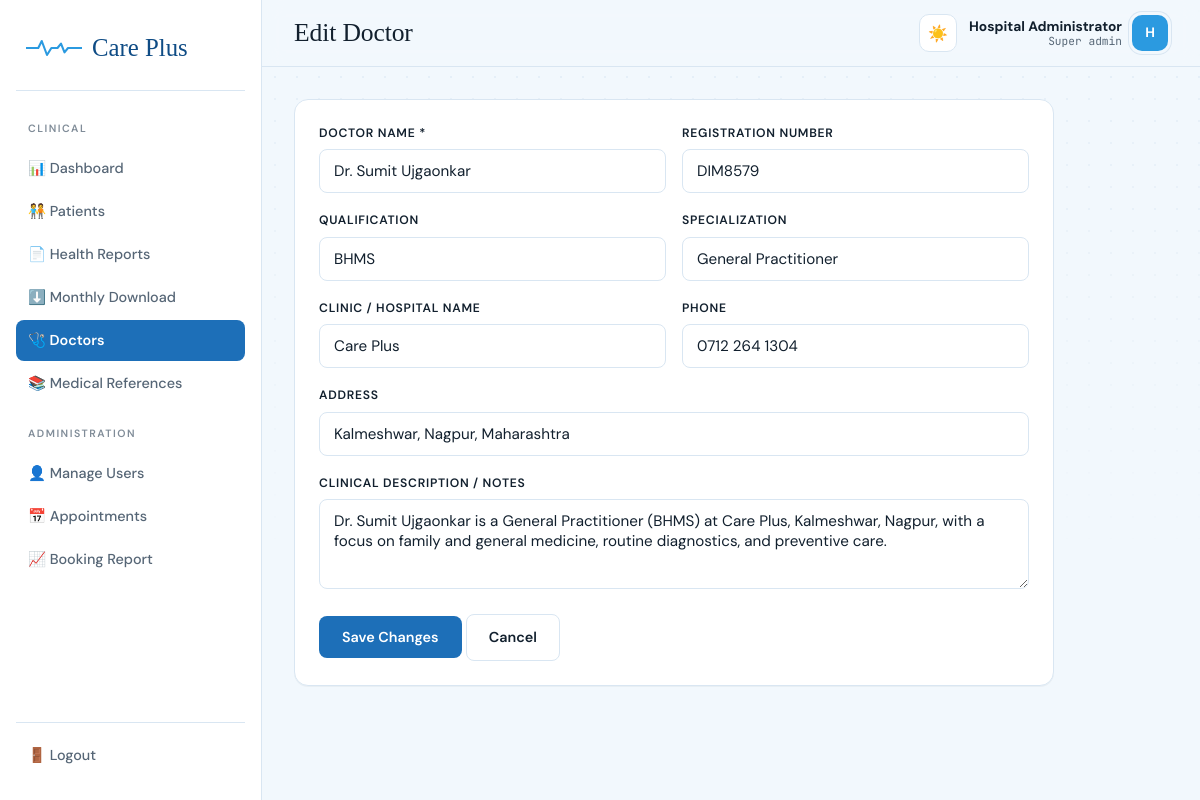
/admin/edit_doctor.php?id=1 (signed in), run on the app's committed database.
### tables this page shows
CREATE TABLE doctors (
    doctor_id       INT AUTO_INCREMENT PRIMARY KEY,
    full_name       VARCHAR(100) NOT NULL,
    registration_no VARCHAR(50),
    qualification   VARCHAR(150),
    specialization  VARCHAR(150),
    clinic_name     VARCHAR(150),
    phone           VARCHAR(20),
    address         VARCHAR(255),
    description     TEXT,                  
    created_at      TIMESTAMP DEFAULT CURRENT_TIMESTAMP
);

### includes/functions.php (called while the page is built, shortened)
<?php
function e($value) {
    return htmlspecialchars($value ?? '', ENT_QUOTES, 'UTF-8');
}

### admin/edit_doctor.php (the view, shortened to what this page needs)
<?php
require_once __DIR__ . '/../config/config.php';
$id = (int) ($_GET['id'] ?? 0);
$stmt = $pdo->prepare("SELECT * FROM doctors WHERE doctor_id = ?");
$stmt->execute([$id]);
$doctor = $stmt->fetch();
require __DIR__ . '/../includes/header_admin.php';
?>
<div class="card" style="max-width:760px;">
  <form method="post" novalidate>
    <div class="field-row">
      <div class="field"><label>Doctor name *</label><input type="text" name="full_name" required value="<?= e($doctor['full_name']) ?>"></div>
      <div class="field"><label>Registration number</label><input type="text" name="registration_no" value="<?= e($doctor['registration_no']) ?>"></div>
    </div>
    <div class="field-row">
      <div class="field"><label>Qualification</label><input type="text" name="qualification" value="<?= e($doctor['qualification']) ?>"></div>
      <div class="field"><label>Specialization</label><input type="text" name="specialization" value="<?= e($doctor['specialization']) ?>"></div>
    </div>
    <div class="field-row">
      <div class="field"><label>Clinic / Hospital name</label><input type="text" name="clinic_name" value="<?= e($doctor['clinic_name']) ?>"></div>
      <div class="field"><label>Phone</label><input type="text" name="phone" value="<?= e($doctor['phone']) ?>"></div>
    </div>
    <div class="field"><label>Address</label><input type="text" name="address" value="<?= e($doctor['address']) ?>"></div>
    <div class="field"><label>Clinical description / notes</label><textarea name="description"><?= e($doctor['description']) ?></textarea></div>
    <button type="submit" class="btn btn-primary">Save Changes</button>
    <a href="doctors.php" class="btn btn-outline">Cancel</a>
  </form>
</div>
<?php require __DIR__ . '/../includes/footer.php'; ?>

### assets/css/style.css (style rules this page uses)
:root { --ink: #12202E; --ink-soft: #566676; --bg: #F2F8FD; --surface: #FFFFFF; --line: #D9E6F2; --primary: #1D6FB8; --primary-dk: #0F4C85; --primary-lt: #E3F1FC; --accent: #2B9AE0; --accent-dk: #1676B5; --amber: #A9710F; --amber-bg: #FBF1DA; --coral: #BE3A2B; --coral-bg: #FBE9E5; --mint: #1E8A5F; --mint-bg: #E3F3EA; --radius-sm: 8px; --radius-md: 14px; --radius-lg: 22px; --shadow-sm: 0 1px 0 rgba(18,32,46,.04); --shadow-md: 0 6px 20px -8px rgba(18,32,46,.18); --shadow-lg: 0 24px 50px -20px rgba(18,32,46,.30); --font-display: 'Instrument Serif', Georgia, serif; --font-body: 'DM Sans', -apple-system, BlinkMacSystemFont, 'Segoe UI', sans-serif; --font-mono: 'JetBrains Mono', 'SFMono-Regular', monospace; --font-deva: 'Noto Sans Devanagari', 'DM Sans', sans-serif; }
*,*::before,*::after { box-sizing:border-box; }
html { scroll-behavior:smooth; }
body { margin:0; background:var(--bg); color:var(--ink); font-family:var(--font-body); font-size:15px; line-height:1.6; -webkit-font-smoothing:antialiased; transition:background .25s ease, color .25s ease; }
a { color:var(--primary); text-decoration:none; transition:color .15s ease; }
.field { margin-bottom:18px; }
.field label { display:block; font-size:.76rem; font-weight:600; color:var(--ink); margin-bottom:6px; text-transform:uppercase; letter-spacing:.06em; }
.field input,.field select,.field textarea { width:100%; padding:11px 14px; border:1px solid var(--line); border-radius:var(--radius-sm); font-family:var(--font-body); font-size:.95rem; color:var(--ink); background:var(--surface); transition:border-color .15s ease, box-shadow .15s ease; }
.field textarea { resize:vertical; min-height:90px; }
.field-row { display:grid; grid-template-columns:1fr 1fr; gap:16px; }
.btn { position:relative; overflow:hidden; display:inline-flex; align-items:center; justify-content:center; gap:8px; padding:11px 22px; border-radius:var(--radius-sm); border:1px solid transparent; cursor:pointer; font-family:var(--font-body); font-weight:600; font-size:.9rem; transition:transform .12s ease, box-shadow .15s ease, background .15s ease, border-color .15s ease, color .15s ease; }
.btn-primary { background:var(--primary); color:#fff; }
.btn-outline { background:var(--surface); border-color:var(--line); color:var(--ink); }
.card { background:var(--surface); border:1px solid var(--line); border-radius:var(--radius-md); padding:24px; box-shadow:var(--shadow-sm); transition:border-color .2s ease, box-shadow .2s ease, transform .18s ease; }
:root { color-scheme:light; }

### data on the page
doctors: full_name "Dr. Sumit Ujgaonkar", registration_no "DIM8579", qualification "BHMS", specialization "General Practitioner", clinic_name "Care Plus", phone "0712 264 1304", address "Kalmeshwar, Nagpur, Maharashtra", description "Dr. Sumit Ujgaonkar is a General Practitioner (BHMS) at Care Plus, Kalmeshwar, Nagpur, with a focus on family and general medicine, routine diagnostics, and preventive care."

### other printed values
$pageTitle "Edit Doctor"
$_SESSION['admin_name'] "Hospital Administrator"
str_replace('_', ' ', $_SESSION['admin_role'] ?? 'staff') "Super admin"
substr($_SESSION['admin_name'] ?? 'A', 0, 1) "H"
